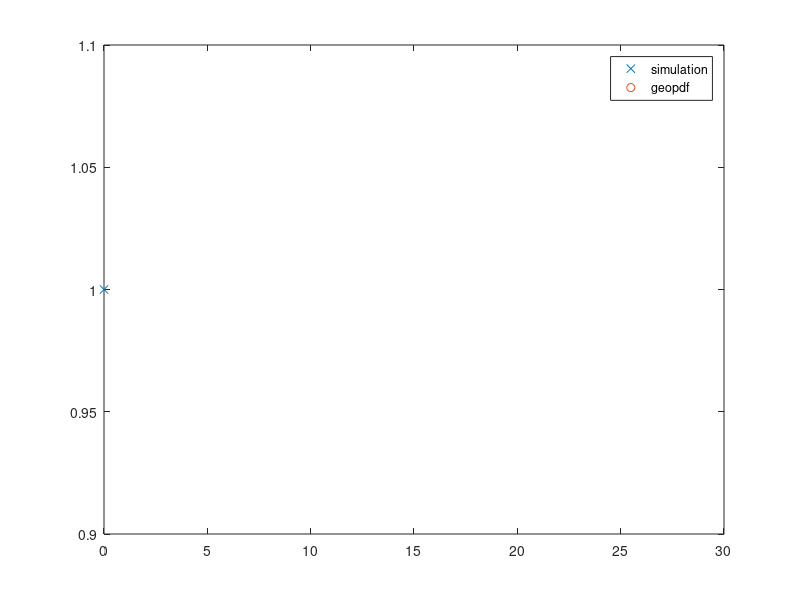

The MATLAB source for this figure:
p = input('Probability of success = ');
N = input('Number of simulations = ');


for i=1:N
    U = rand;
    success = U<p;
    X(i) = 0;
    while(success == 0)
        X(i) = X(i) + 1;
        U = rand;
        success = U<p;
    end
end

U_X = unique(X);
n_X = hist(X, length(U_X));
relative_freq = n_X/N;
[U_X; relative_freq]

plot(U_X, relative_freq, 'x', 0:30, geopdf(0:30, p), 'o');
legend('simulation', 'geopdf');
